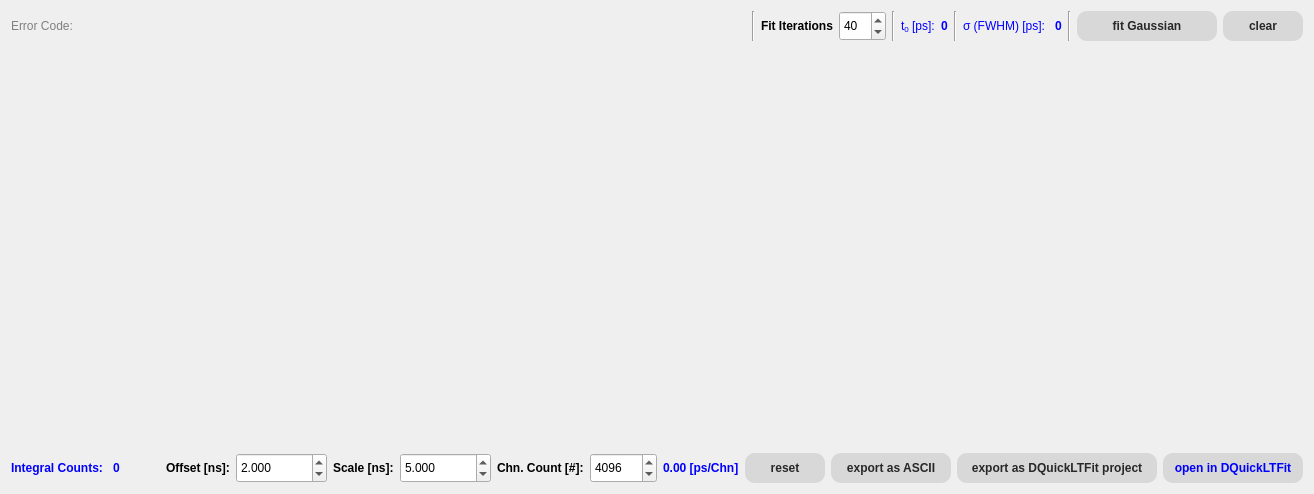
      <widget class="QWidget" name="tab_3">
       <attribute name="title">
        <string>Spec (A - B)</string>
       </attribute>
       <layout class="QVBoxLayout" name="verticalLayout_7">
        <item>
         <layout class="QHBoxLayout" name="horizontalLayout_17">
          <item>
           <widget class="QLabel" name="label_57">
            <property name="styleSheet">
             <string notr="true">color: grey</string>
            </property>
            <property name="text">
             <string>Error Code:</string>
            </property>
           </widget>
          </item>
          <item>
           <widget class="QLabel" name="label_fitReturnValue_AB">
            <property name="text">
             <string/>
            </property>
           </widget>
          </item>
          <item>
           <spacer name="horizontalSpacer_17">
            <property name="orientation">
             <enum>Qt::Horizontal</enum>
            </property>
            <property name="sizeHint" stdset="0">
             <size>
              <width>40</width>
              <height>20</height>
             </size>
            </property>
           </spacer>
          </item>
          <item>
           <widget class="Line" name="line_13">
            <property name="orientation">
             <enum>Qt::Vertical</enum>
            </property>
           </widget>
          </item>
          <item>
           <widget class="QLabel" name="label_59">
            <property name="font">
             <font>
              <weight>75</weight>
              <bold>true</bold>
             </font>
            </property>
            <property name="text">
             <string>Fit Iterations</string>
            </property>
           </widget>
          </item>
          <item>
           <widget class="QSpinBox" name="spinBox_fitIterations_AB">
            <property name="minimumSize">
             <size>
              <width>0</width>
              <height>30</height>
             </size>
            </property>
            <property name="minimum">
             <number>5</number>
            </property>
            <property name="maximum">
             <number>500</number>
            </property>
            <property name="value">
             <number>40</number>
            </property>
           </widget>
          </item>
          <item>
           <widget class="Line" name="line_14">
            <property name="orientation">
             <enum>Qt::Vertical</enum>
            </property>
           </widget>
          </item>
          <item>
           <widget class="QLabel" name="label_60">
            <property name="styleSheet">
             <string notr="true">color: blue</string>
            </property>
            <property name="text">
             <string>t&lt;sub&gt;0&lt;/sub&gt; [ps]:</string>
            </property>
           </widget>
          </item>
          <item>
           <widget class="QLabel" name="label_meanFitAB">
            <property name="font">
             <font>
              <weight>75</weight>
              <bold>true</bold>
             </font>
            </property>
            <property name="styleSheet">
             <string notr="true">color: blue</string>
            </property>
            <property name="text">
             <string>0</string>
            </property>
           </widget>
          </item>
          <item>
           <widget class="Line" name="line_16">
            <property name="orientation">
             <enum>Qt::Vertical</enum>
            </property>
           </widget>
          </item>
          <item>
           <widget class="QLabel" name="label_61">
            <property name="styleSheet">
             <string notr="true">color: blue</string>
            </property>
            <property name="text">
             <string>&amp;#963; (FWHM) [ps]: </string>
            </property>
            <property name="textFormat">
             <enum>Qt::RichText</enum>
            </property>
           </widget>
          </item>
          <item>
           <widget class="QLabel" name="label_ABFitFWHM">
            <property name="font">
             <font>
              <weight>75</weight>
              <bold>true</bold>
             </font>
            </property>
            <property name="styleSheet">
             <string notr="true">color: blue</string>
            </property>
            <property name="text">
             <string>0</string>
            </property>
           </widget>
          </item>
          <item>
           <widget class="Line" name="line_17">
            <property name="orientation">
             <enum>Qt::Vertical</enum>
            </property>
           </widget>
          </item>
          <item>
           <widget class="QPushButton" name="pushButton_ABFit">
            <property name="enabled">
             <bool>true</bool>
            </property>
            <property name="minimumSize">
             <size>
              <width>140</width>
              <height>30</height>
             </size>
            </property>
            <property name="font">
             <font>
              <weight>75</weight>
              <bold>true</bold>
             </font>
            </property>
            <property name="styleSheet">
             <string notr="true">QPushButton {
border-style: flat;
background-color:  rgb(216,216,216); 
color: rgb(40,40,40);
border-radius: 10;
}

QPushButton:disabled {
border-style: flat;
background-color:  rgb(236,236,236); 
color: rgb(140,140,140);
border-radius: 10;
}

QPushButton:hover {
border-style: flat; 
background-color: rgb(160,160,160);
color: rgb(40,40,40);
border-radius: 5;
}

QPushButton:pressed {
border-style: flat; 
background-color: transparent;
color: rgb(40,40,40);
border-radius: 2;
border-color: black;
}</string>
            </property>
            <property name="text">
             <string>fit Gaussian</string>
            </property>
           </widget>
          </item>
          <item>
           <widget class="QPushButton" name="pushButton_clearABFitData">
            <property name="minimumSize">
             <size>
              <width>80</width>
              <height>30</height>
             </size>
            </property>
            <property name="font">
             <font>
              <weight>75</weight>
              <bold>true</bold>
             </font>
            </property>
            <property name="styleSheet">
             <string notr="true">QPushButton {
border-style: flat;
background-color:  rgb(216,216,216); 
color: rgb(40,40,40);
border-radius: 10;
}

QPushButton:hover {
border-style: flat; 
background-color: rgb(160,160,160);
color: rgb(40,40,40);
border-radius: 5;
}

QPushButton:pressed {
border-style: flat; 
background-color: transparent;
color: rgb(40,40,40);
border-radius: 2;
border-color: black;
}</string>
            </property>
            <property name="text">
             <string>clear</string>
            </property>
           </widget>
          </item>
         </layout>
        </item>
        <item>
         <widget class="plot2DXWidget" name="widget_ltAB" native="true">
          <property name="minimumSize">
           <size>
            <width>800</width>
            <height>400</height>
           </size>
          </property>
         </widget>
        </item>
        <item>
         <layout class="QHBoxLayout" name="horizontalLayout_11">
          <item>
           <widget class="QLabel" name="label_18">
            <property name="font">
             <font>
              <weight>75</weight>
              <bold>true</bold>
             </font>
            </property>
            <property name="styleSheet">
             <string notr="true">color: blue</string>
            </property>
            <property name="text">
             <string>Integral Counts: </string>
            </property>
           </widget>
          </item>
          <item>
           <widget class="QLabel" name="label_countsIntergralAB">
            <property name="font">
             <font>
              <weight>75</weight>
              <bold>true</bold>
             </font>
            </property>
            <property name="styleSheet">
             <string notr="true">color: blue</string>
            </property>
            <property name="text">
             <string>0</string>
            </property>
           </widget>
          </item>
          <item>
           <spacer name="horizontalSpacer_8">
            <property name="orientation">
             <enum>Qt::Horizontal</enum>
            </property>
            <property name="sizeHint" stdset="0">
             <size>
              <width>40</width>
              <height>20</height>
             </size>
            </property>
           </spacer>
          </item>
          <item>
           <widget class="QLabel" name="label_35">
            <property name="font">
             <font>
              <weight>75</weight>
              <bold>true</bold>
             </font>
            </property>
            <property name="text">
             <string>Offset [ns]:</string>
            </property>
           </widget>
          </item>
          <item>
           <widget class="DRS4DoubleSpinBox" name="doubleSpinBox_offsetAB">
            <property name="minimumSize">
             <size>
              <width>0</width>
              <height>30</height>
             </size>
            </property>
            <property name="decimals">
             <number>3</number>
            </property>
            <property name="minimum">
             <double>0.010000000000000</double>
            </property>
            <property name="maximum">
             <double>1000000.000000000000000</double>
            </property>
            <property name="value">
             <double>2.000000000000000</double>
            </property>
           </widget>
          </item>
          <item>
           <widget class="QLabel" name="label_34">
            <property name="font">
             <font>
              <weight>75</weight>
              <bold>true</bold>
             </font>
            </property>
            <property name="text">
             <string>Scale [ns]:</string>
            </property>
           </widget>
          </item>
          <item>
           <widget class="DRS4DoubleSpinBox" name="doubleSpinBox_scalerAB">
            <property name="minimumSize">
             <size>
              <width>0</width>
              <height>30</height>
             </size>
            </property>
            <property name="decimals">
             <number>3</number>
            </property>
            <property name="minimum">
             <double>0.005000000000000</double>
            </property>
            <property name="maximum">
             <double>1000000.000000000000000</double>
            </property>
            <property name="value">
             <double>5.000000000000000</double>
            </property>
           </widget>
          </item>
          <item>
           <widget class="QLabel" name="label_33">
            <property name="font">
             <font>
              <weight>75</weight>
              <bold>true</bold>
             </font>
            </property>
            <property name="text">
             <string>Chn. Count [#]:</string>
            </property>
           </widget>
          </item>
          <item>
           <widget class="DRS4SpinBox" name="spinBox_chnCountAB">
            <property name="minimumSize">
             <size>
              <width>0</width>
              <height>30</height>
             </size>
            </property>
            <property name="minimum">
             <number>10</number>
            </property>
            <property name="maximum">
             <number>1000000</number>
            </property>
            <property name="value">
             <number>4096</number>
            </property>
           </widget>
          </item>
          <item>
           <widget class="QLabel" name="label_channelResAB">
            <property name="font">
             <font>
              <weight>75</weight>
              <bold>true</bold>
             </font>
            </property>
            <property name="styleSheet">
             <string notr="true">color: blue</string>
            </property>
            <property name="text">
             <string>0.00 [ps/Chn]</string>
            </property>
           </widget>
          </item>
          <item>
           <widget class="QPushButton" name="pushButton_resetABLTSpectrum">
            <property name="minimumSize">
             <size>
              <width>80</width>
              <height>30</height>
             </size>
            </property>
            <property name="font">
             <font>
              <weight>75</weight>
              <bold>true</bold>
             </font>
            </property>
            <property name="styleSheet">
             <string notr="true">QPushButton {
border-style: flat;
background-color:  rgb(216,216,216); 
color: rgb(40,40,40);
border-radius: 10;
}

QPushButton:disabled {
border-style: flat;
background-color:  rgb(236,236,236); 
color: rgb(140,140,140);
border-radius: 10;
}

QPushButton:hover {
border-style: flat; 
background-color: rgb(160,160,160);
color: rgb(40,40,40);
border-radius: 5;
}

QPushButton:pressed {
border-style: flat; 
background-color: transparent;
color: rgb(40,40,40);
border-radius: 2;
border-color: black;
}</string>
            </property>
            <property name="text">
             <string>reset</string>
            </property>
           </widget>
          </item>
          <item>
           <widget class="QPushButton" name="pushButton_saveALTSpectrum">
            <property name="minimumSize">
             <size>
              <width>120</width>
              <height>30</height>
             </size>
            </property>
            <property name="font">
             <font>
              <weight>75</weight>
              <bold>true</bold>
             </font>
            </property>
            <property name="styleSheet">
             <string notr="true">QPushButton {
border-style: flat;
background-color:  rgb(216,216,216); 
color: rgb(40,40,40);
border-radius: 10;
}

QPushButton:disabled {
border-style: flat;
background-color:  rgb(236,236,236); 
color: rgb(140,140,140);
border-radius: 10;
}

QPushButton:hover {
border-style: flat; 
background-color: rgb(160,160,160);
color: rgb(40,40,40);
border-radius: 5;
}

QPushButton:pressed {
border-style: flat; 
background-color: transparent;
color: rgb(40,40,40);
border-radius: 2;
border-color: black;
}</string>
            </property>
            <property name="text">
             <string>export as ASCII</string>
            </property>
           </widget>
          </item>
          <item>
           <widget class="QPushButton" name="pushButton_saveDQuickAB">
            <property name="minimumSize">
             <size>
              <width>200</width>
              <height>30</height>
             </size>
            </property>
            <property name="font">
             <font>
              <weight>75</weight>
              <bold>true</bold>
             </font>
            </property>
            <property name="styleSheet">
             <string notr="true">QPushButton {
border-style: flat;
background-color:  rgb(216,216,216); 
color: rgb(40,40,40);
border-radius: 10;
}

QPushButton:disabled {
border-style: flat;
background-color:  rgb(236,236,236); 
color: rgb(140,140,140);
border-radius: 10;
}

QPushButton:hover {
border-style: flat; 
background-color: rgb(160,160,160);
color: rgb(40,40,40);
border-radius: 5;
}

QPushButton:pressed {
border-style: flat; 
background-color: transparent;
color: rgb(40,40,40);
border-radius: 2;
border-color: black;
}</string>
            </property>
            <property name="text">
             <string>export as DQuickLTFit project</string>
            </property>
           </widget>
          </item>
          <item>
           <widget class="QPushButton" name="pushButton_openABDQuick">
            <property name="enabled">
             <bool>true</bool>
            </property>
            <property name="minimumSize">
             <size>
              <width>140</width>
              <height>30</height>
             </size>
            </property>
            <property name="font">
             <font>
              <weight>75</weight>
              <bold>true</bold>
             </font>
            </property>
            <property name="styleSheet">
             <string notr="true">QPushButton {
border-style: flat;
background-color:  rgb(216,216,216); 
color: blue;
border-radius: 10;
}

QPushButton:disabled {
border-style: flat;
background-color:  rgb(236,236,236); 
color: rgb(140,140,140);
border-radius: 10;
}

QPushButton:hover {
border-style: flat; 
background-color: rgb(160,160,160);
color: blue;
border-radius: 5;
}

QPushButton:pressed {
border-style: flat; 
background-color: transparent;
color: blue;
border-radius: 2;
border-color: black;
}</string>
            </property>
            <property name="text">
             <string>open in DQuickLTFit</string>
            </property>
           </widget>
          </item>
         </layout>
        </item>
       </layout>
      </widget>
